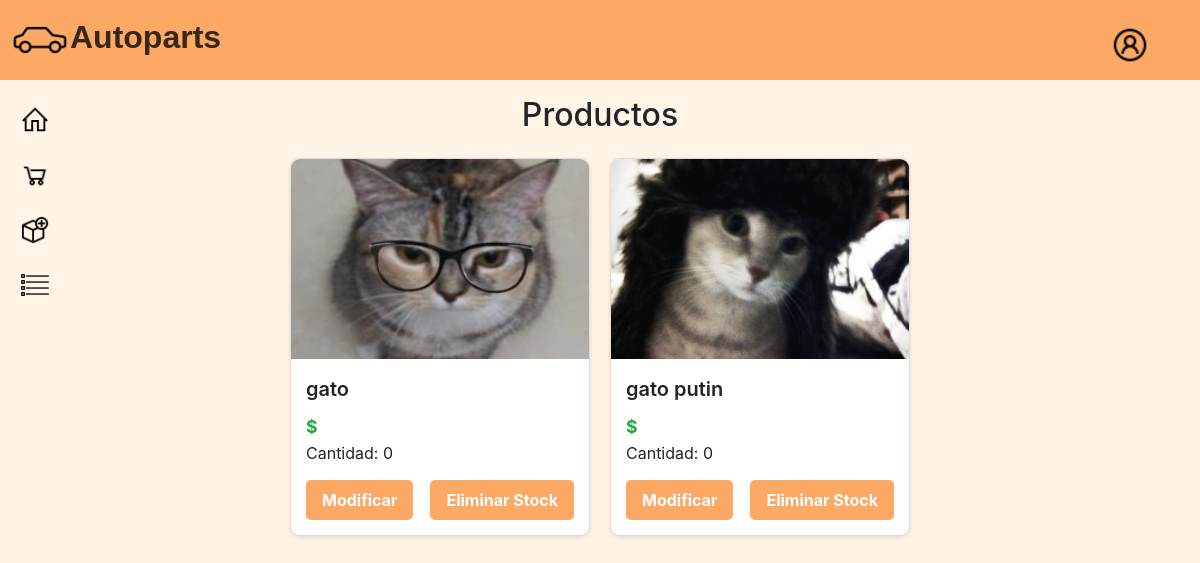
The page /lista2/ on the database its author committed.
### app/models.py (models this page shows, shortened)
class Stock(models.Model):
    local = models.ForeignKey(Local, on_delete=models.CASCADE, related_name='stocks')
    producto = models.ForeignKey(Producto, on_delete=models.CASCADE, related_name='stocks')
    cantidad = models.PositiveIntegerField(default=0)  # Cantidad disponible de este producto en el local
    class Meta:
        unique_together = ('local', 'producto')  # Evitar duplicados, asegurando que no haya dos entradas para el mismo producto en un mismo local

class Producto(models.Model):
    id_producto = models.AutoField(primary_key=True)
    familia = models.ForeignKey(FamiliaProducto, on_delete=models.CASCADE, related_name='productos')
    nombre = models.CharField(max_length=150)
    precio_minorista = models.IntegerField()
    precio_mayorista = models.IntegerField(default=0)
    descripcion = models.TextField(blank=True)
    fecha_fabricacion = models.DateField(null=True, blank=True)
    imagen = models.ImageField(upload_to="productos", null=True, blank=True)
    stock_minimo = models.PositiveIntegerField(default=5)
    class Meta:
        db_table = 'app_producto'  # asegura que Django use tabla existente

### app/views.py (the view)
# urls.py: path('lista2/', lista2, name="lista2"),
def lista2(request):
    stocks = Stock.objects.select_related('producto', 'local').all()
    return render(request, 'crud/lista2.html', {'stocks': stocks})

### app/templates/crud/lista2.html
{% extends 'app/base.html' %}
{% load static %}
{% load humanize %}
{% block css %}
<link rel="stylesheet" href="https://stackpath.bootstrapcdn.com/bootstrap/4.5.2/css/bootstrap.min.css">
<link rel="stylesheet" href="{% static 'app/css/edit.css' %}">
{% endblock %}
{% block contenido %}
<div class="navbar-main" style="top: 0;">
      <div class="logo">
          <img src="{% static 'app/image/car.png' %}" alt="logo" height="60px">Autoparts
      </div>
      <div class="acnt">
         <div><a href=""><img src="{% static 'app/image/account.png' %}" alt="" width="30px"></a></div>
      </div>
      <div class="lateral-bar">
         <div><a href="{% url 'home' %}"><img src="{% static 'app/image/home.png' %}" alt="" width="30px"></a></div>
         <div><a href="{% url 'shoppingcart' %}"><img src="{% static 'app/image/shoppingcart.png' %}" alt="" width="30px"></a></div>
         <div><a href="{% url 'agregar' %}"><img src="{% static 'app/image/addproduct.png' %}" alt="" width="30px"></a></div>
         <div><a href="{% url 'lista2' %}"><img src="{% static 'app/image/list.png' %}" alt="" width="30px"></a></div>
     </div>
  </div>
<div class="container my-4 pt-5">
    <h2 class="text-center my-4">Productos</h2>
    <div class="product-grid">
    {% for stock in stocks %}
  <div class="product-card">
    {% if stock.producto.imagen %}
        <img src="{{ stock.producto.imagen.url }}" alt="{{ stock.producto.nombre }}" class="product-image">
    {% else %}
        <img src="{% static 'app/image/default-product.jpg' %}" alt="Imagen por defecto" class="product-image">
    {% endif %}
    <div class="product-details">
      <div class="product-name">{{ stock.producto.nombre }}</div>
      <div class="product-price">${{ stock.producto.precio }}</div>
      <div>Cantidad: {{ stock.cantidad }}</div>
      <div class="product-actions">
        <a href="{% url 'modificar' stock.id %}" class="button edit">Modificar</a>
        <a href="{% url 'eliminar_stock' stock.id %}" class="button eliminar_producto">Eliminar Stock</a>
      </div>
    </div>
  </div>
{% empty %}
  <p>No hay stocks disponibles.</p>
    {% endfor %}
    </div>
</div>
{% endblock %}

### app/static/app/css/style.css (style rules this page uses)
.body-main { background-color: rgb(255, 244, 230); }
.navbar-main { display: flex; background-color: rgb(252, 169, 102); height: 80px; width: 100%; justify-content: space-between; position: fixed; z-index: 5; }
.logo { height: 100%; text-align: center; align-content: center; color: rgba(0, 0, 0, 0.774); font-size: 2rem; font-family: "Cal Sans", sans-serif; font-weight: 700; left: 0; margin-left: 10px; }
.acnt img { display: flex; text-align: center; align-content: center; height: 100%; width: 40px; margin-top: 25px; margin-right: 50px; background-color: rgba(180, 180, 180, 0); align-items: center; }
.lateral-bar { display: flex; margin-top: 80px; height: 1000px; width: 300px; position: fixed; flex-direction: column; text-decoration: none; margin-left: 20px; }
.lateral-bar div { margin-top: 25px; }

### app/static/app/css/edit.css (style rules this page uses)
.product-grid { display: flex; flex-wrap: wrap; gap: 20px; justify-content: center; }
.product-card { width: 300px; border: 1px solid #ddd; border-radius: 10px; overflow: hidden; background-color: #fff; box-shadow: 0 2px 5px rgba(0,0,0,0.1); transition: transform 0.2s; }
.product-image { width: 100%; height: 200px; object-fit: cover; }
.product-details { padding: 15px; }
.product-name { font-size: 1.25rem; font-weight: 600; margin-bottom: 10px; }
.product-price { font-size: 1.1rem; color: #28a745; font-weight: bold; }
.product-actions { margin-top: 15px; display: flex; justify-content: space-between; }
.button { background-color: #fca966; color: white; border: none; padding: 8px 16px; border-radius: 5px; text-decoration: none; font-weight: bold; display: inline-block; cursor: pointer; transition: background-color 0.3s ease; }

### rows shown on the page
Stock: producto.imagen (picture), producto.nombre "gato", cantidad "0"
Stock: producto.imagen (picture), producto.nombre "gato putin", cantidad "0"
